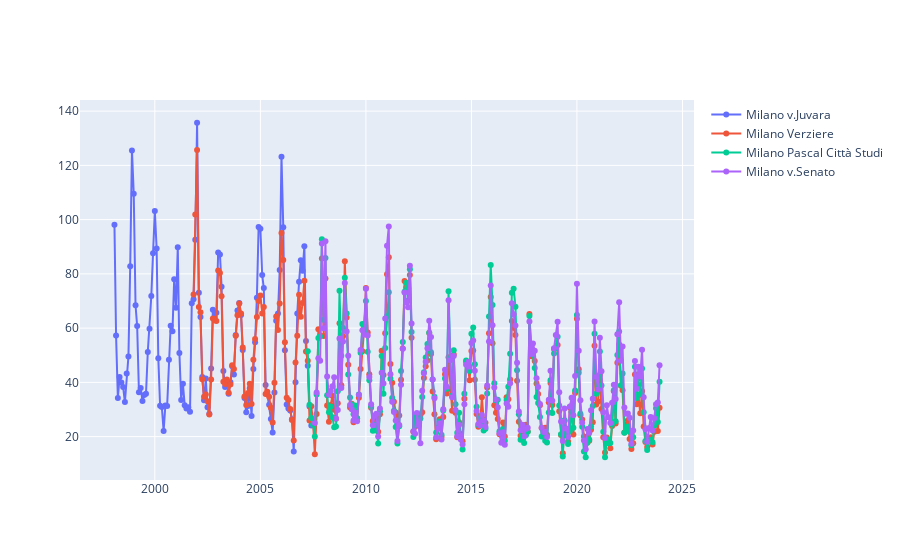

The cell this chart's notebook holds for it:
### Code cell
sensors = list(pm10_data.sensor_id.unique())
sensors = [6905,6956,10273,10320,20035]
# Plot the exceedence rate per sensor too see if there is variation in time
plot_dfs = []
plot_names = []
for sensor in sensors:
    df_sensor = pm10_data_per_month.loc[pm10_data_per_month['sensor_id'] == sensor]
    plot_dfs.append(df_sensor.copy())
    plot_names.append(names.get(str(sensor)))

plot_columns_x = ['t'] * len(plot_dfs)
plot_columns_y = ['mean_value'] * len(plot_dfs)
    
show_plot(plot_dfs, plot_columns_x, plot_columns_y, name=plot_names)

### Figure 1 — Plotly figure (JSON) as saved in the notebook; plotly's stock layout.template omitted (floating-point values rounded to 4 significant figures; data arrays with more than 128 entries replaced by an {"elided": "..."} marker saying what was removed)
{"data": [{"mode": "lines+markers", "name": "Milano v.Juvara", "type": "scatter", "x": ["1998-2", "1998-3", "1998-4", "1998-5", "1998-6", "1998-7", "1998-8", "1998-9", "1998-10", "1998-11", "1998-12", "1999-1", "1999-2", "1999-3", "1999-4", "1999-5", "1999-6", "1999-7", "1999-8", "1999-9", "1999-10", "1999-11", "1999-12", "2000-1", "2000-2", "2000-3", "2000-4", "2000-5", "2000-6", "2000-7", "2000-8", "2000-9", "2000-10", "2000-11", "2000-12", "2001-1", "2001-2", "2001-3", "2001-4", "2001-5", "2001-6", "2001-7", "2001-8", "2001-9", "2001-10", "2001-11", "2001-12", "2002-1", "2002-2", "2002-3", "2002-4", "2002-5", "2002-6", "2002-7", "2002-8", "2002-9", "2002-10", "2002-11", "2002-12", "2003-1", "2003-2", "2003-3", "2003-4", "2003-5", "2003-6", "2003-7", "2003-8", "2003-9", "2003-10", "2003-11", "2003-12", "2004-1", "2004-2", "2004-3", "2004-4", "2004-5", "2004-6", "2004-7", "2004-8", "2004-9", "2004-10", "2004-11", "2004-12", "2005-1", "2005-2", "2005-3", "2005-4", "2005-5", "2005-6", "2005-7", "2005-8", "2005-9", "2005-10", "2005-11", "2005-12", "2006-1", "2006-2", "2006-3", "2006-4", "2006-5", "2006-6", "2006-7", "2006-8", "2006-9", "2006-10", "2006-11", "2006-12", "2007-1", "2007-2", "2007-3", "2007-4", "2007-5", "2007-6"], "y": [98.08, 57.24, 34.23, 41.96, 39.97, 38.26, 32.74, 43.26, 49.55, 82.81, 125.5, 109.5, 68.4, 60.77, 36.37, 37.97, 33.17, 35.3, 35.79, 51.17, 59.75, 71.83, 87.64, 103.2, 89.39, 48.94, 31.37, 30.9, 22.07, 31.45, 31.32, 48.35, 60.9, 58.8, 78, 67.53, 89.77, 50.81, 33.53, 39.45, 31.6, 30.35, 30.81, 29.14, 69.19, 70.6, 92.58, 135.7, 73, 64.13, 41.97, 33.42, 41.4, 30.84, 28.4, 45.13, 66.74, 63.93, 65.68, 87.84, 87.14, 75.29, 44.2, 38.29, 39.6, 35.84, 40, 45.93, 42.87, 57.47, 66.45, 69.26, 64.83, 51.9, 34.2, 29, 31.27, 37.81, 27.65, 44.9, 54.77, 71.24, 97.26, 96.65, 79.54, 74.77, 39, 35.8, 31.76, 26.52, 21.52, 36.29, 62.68, 65.37, 81.42, 123.2, 97.14, 51.81, 31.8, 30.35, 29.67, 26.41, 14.48, 40.07, 65.41, 77.11, 85.04, 81.14, 90.19, 55.26, 46.14, 31.07, 24.1]}, {"mode": "lines+markers", "name": "Milano Verziere", "type": "scatter", "x": {"elided": "266 str values"}, "y": {"elided": "266 float values"}}, {"mode": "lines+markers", "name": "Milano Pascal Città Studi", "type": "scatter", "x": {"elided": "201 str values"}, "y": {"elided": "201 float values"}}, {"mode": "lines+markers", "name": "Milano v.Senato", "type": "scatter", "x": {"elided": "197 str values"}, "y": {"elided": "197 float values"}}, {"mode": "lines+markers", "name": "Milano Verziere", "type": "scatter", "x": [], "y": []}], "layout": {}}
